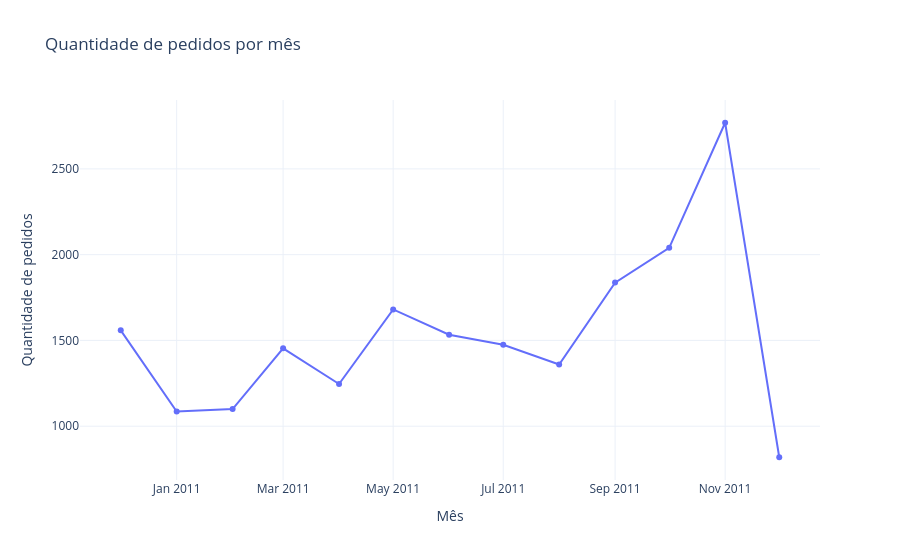
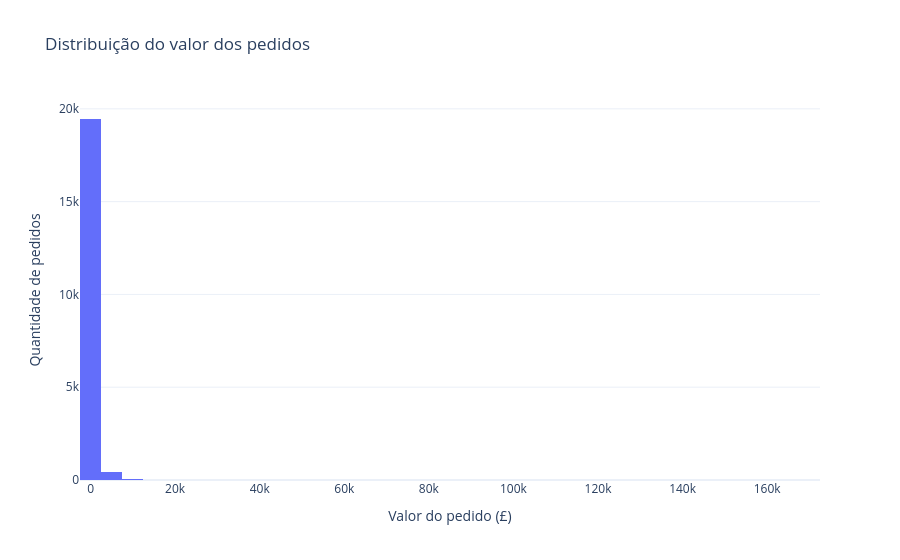
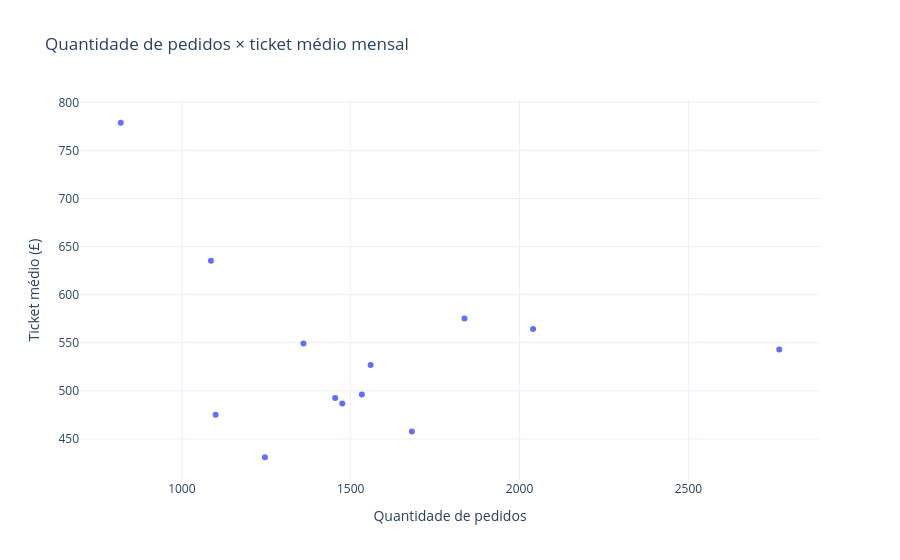

The cell these charts' notebook holds for them, in order:
### Markdown cell above
### Análise dos indicadores mensais

Foi criada uma tabela com três indicadores: faturamento mensal, quantidade de pedidos e ticket médio.

Novembro de 2011 apresentou o maior faturamento, totalizando £ 1.503.866,78, além da maior quantidade de pedidos, com 2.769.

Dezembro de 2011 apresentou o maior ticket médio, de £ 778,74. Entretanto, esse mês possui dados somente até o dia 9, o que limita sua comparação com os demais meses.

A análise permite acompanhar a evolução das vendas e identificar os períodos de maior movimentação comercial.

### Code cell
# Gráficos complementares com os indicadores já calculados.
dados_resumo = resumo_mensal.reset_index()
dados_resumo["Mes"] = dados_resumo["Mes"].astype(str)

# Pergunta: como a quantidade de pedidos varia ao longo dos meses?
fig = px.line(
    dados_resumo,
    x="Mes",
    y="QuantidadePedidos",
    markers=True,
    title="Quantidade de pedidos por mês",
    labels={"Mes": "Mês", "QuantidadePedidos": "Quantidade de pedidos"}
)
fig.show()

# Pergunta: como se distribuem os valores totais dos pedidos?
valores_pedidos = (
    df_vendas.groupby("InvoiceNo")["TotalPrice"]
    .sum()
    .reset_index(name="ValorPedido")
)
fig = px.histogram(
    valores_pedidos,
    x="ValorPedido",
    nbins=40,
    title="Distribuição do valor dos pedidos",
    labels={"ValorPedido": "Valor do pedido (£)"}
)
fig.update_layout(yaxis_title="Quantidade de pedidos")
fig.show()

print("Mediana do valor dos pedidos: £", round(valores_pedidos["ValorPedido"].median(), 2))
print("Média do valor dos pedidos: £", round(valores_pedidos["ValorPedido"].mean(), 2))
print("Todos os pedidos foram preservados, inclusive os de valor elevado.")

# Pergunta: meses com mais pedidos também apresentam maior ticket médio?
fig = px.scatter(
    dados_resumo,
    x="QuantidadePedidos",
    y="TicketMedio",
    hover_name="Mes",
    title="Quantidade de pedidos × ticket médio mensal",
    labels={
        "QuantidadePedidos": "Quantidade de pedidos",
        "TicketMedio": "Ticket médio (£)"
    }
)
fig.show()

### Figure 1 — Plotly figure (JSON) as saved in the notebook; plotly's stock layout.template omitted (floating-point values rounded to 4 significant figures)
{"data": [{"hovertemplate": "Mês=%{x}<br>Quantidade de pedidos=%{y}<extra></extra>", "legendgroup": "", "line": {"color": "#636efa", "dash": "solid"}, "marker": {"symbol": "circle"}, "mode": "lines+markers", "name": "", "orientation": "v", "showlegend": false, "type": "scatter", "x": ["2010-12", "2011-01", "2011-02", "2011-03", "2011-04", "2011-05", "2011-06", "2011-07", "2011-08", "2011-09", "2011-10", "2011-11", "2011-12"], "xaxis": "x", "y": [1559, 1086, 1100, 1454, 1246, 1681, 1533, 1475, 1360, 1837, 2040, 2769, 819], "yaxis": "y"}], "layout": {"legend": {"tracegroupgap": 0}, "title": {"text": "Quantidade de pedidos por mês"}, "xaxis": {"anchor": "y", "domain": [0, 1], "title": {"text": "Mês"}}, "yaxis": {"anchor": "x", "domain": [0, 1], "title": {"text": "Quantidade de pedidos"}}}}

### Figure 2 — Plotly figure (JSON) as saved in the notebook; plotly's stock layout.template omitted (floating-point values rounded to 4 significant figures; data arrays with more than 128 entries replaced by an {"elided": "..."} marker saying what was removed)
{"data": [{"bingroup": "x", "hovertemplate": "Valor do pedido (£)=%{x}<br>count=%{y}<extra></extra>", "legendgroup": "", "marker": {"color": "#636efa", "pattern": {"shape": ""}}, "name": "", "nbinsx": 40, "orientation": "v", "showlegend": false, "type": "histogram", "x": {"elided": "19959 float values"}, "xaxis": "x", "yaxis": "y"}], "layout": {"barmode": "relative", "legend": {"tracegroupgap": 0}, "title": {"text": "Distribuição do valor dos pedidos"}, "xaxis": {"anchor": "y", "domain": [0, 1], "title": {"text": "Valor do pedido (£)"}}, "yaxis": {"anchor": "x", "domain": [0, 1], "title": {"text": "Quantidade de pedidos"}}}}

### Figure 3 — Plotly figure (JSON) as saved in the notebook; plotly's stock layout.template omitted (floating-point values rounded to 4 significant figures)
{"data": [{"hovertemplate": "<b>%{hovertext}</b><br><br>Quantidade de pedidos=%{x}<br>Ticket médio (£)=%{y}<extra></extra>", "hovertext": ["2010-12", "2011-01", "2011-02", "2011-03", "2011-04", "2011-05", "2011-06", "2011-07", "2011-08", "2011-09", "2011-10", "2011-11", "2011-12"], "legendgroup": "", "marker": {"color": "#636efa", "symbol": "circle"}, "mode": "markers", "name": "", "orientation": "v", "showlegend": false, "type": "scatter", "x": [1559, 1086, 1100, 1454, 1246, 1681, 1533, 1475, 1360, 1837, 2040, 2769, 819], "xaxis": "x", "y": [526.9, 635.2, 475.0, 492.6, 431.0, 457.6, 496.1, 486.8, 549.1, 575.1, 564.3, 543.1, 778.7], "yaxis": "y"}], "layout": {"legend": {"tracegroupgap": 0}, "title": {"text": "Quantidade de pedidos × ticket médio mensal"}, "xaxis": {"anchor": "y", "domain": [0, 1], "title": {"text": "Quantidade de pedidos"}}, "yaxis": {"anchor": "x", "domain": [0, 1], "title": {"text": "Ticket médio (£)"}}}}
